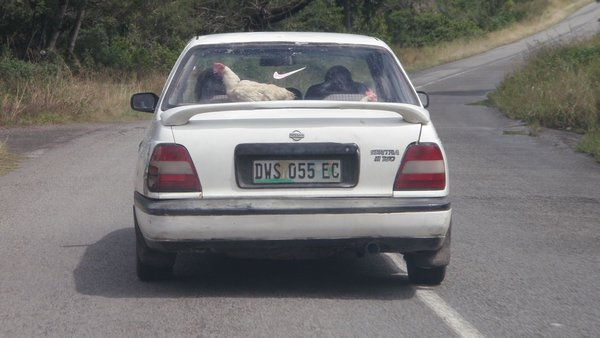
#> input picture carnew.jpg, 600 x 338 px
$ python new.py
#> lines starting #> are read from the running program, lines starting #| are printed output that depends on the picture
import numpy as np
import cv2

car_cascade = cv2.CascadeClassifier('cascade.xml')

car=cv2.imread('carnew.jpg')
#> car is the input picture: shape (338, 600, 3); mean B, G, R 114.7, 115.3, 117
gray=cv2.cvtColor(car, cv2.COLOR_BGR2GRAY)
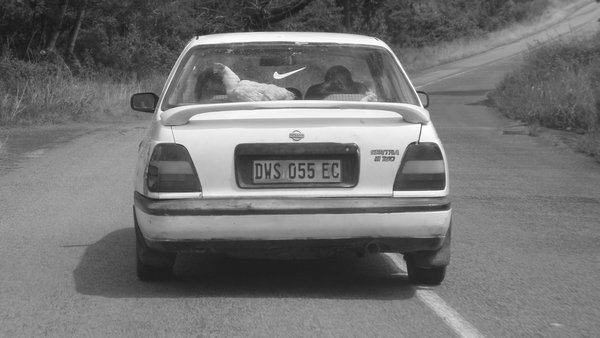
#> gray: shape (338, 600); min 21, max 255, mean 115.8


cars= car_cascade.detectMultiScale(gray, 3, 30)
#> cars = ()


for (x,y,w,h) in cars:
    cv2.rectangle(car,(x,y),(x+w,y+h),(255,255,0),2)
#> this loop made 0 passes


cv2.imshow('image',car)
cv2.waitKey(0)
cv2.destroyAllWindows()
